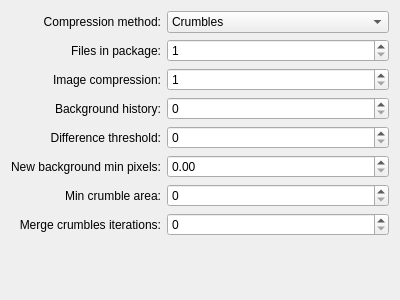
<?xml version="1.0" encoding="UTF-8"?>
<ui version="4.0">
 <class>CompressionConfig</class>
 <widget class="IConfigItem" name="CompressionConfig">
  <property name="geometry">
   <rect>
    <x>0</x>
    <y>0</y>
    <width>400</width>
    <height>300</height>
   </rect>
  </property>
  <property name="windowTitle">
   <string>Compression</string>
  </property>
  <layout class="QGridLayout" name="gridLayout">
   <item row="5" column="0">
    <widget class="QLabel" name="label_5">
     <property name="text">
      <string>New background min pixels:</string>
     </property>
     <property name="alignment">
      <set>Qt::AlignRight|Qt::AlignTrailing|Qt::AlignVCenter</set>
     </property>
    </widget>
   </item>
   <item row="4" column="1">
    <widget class="QSpinBox" name="m_DifferenceThreshold">
     <property name="sizePolicy">
      <sizepolicy hsizetype="MinimumExpanding" vsizetype="Fixed">
       <horstretch>0</horstretch>
       <verstretch>0</verstretch>
      </sizepolicy>
     </property>
     <property name="maximum">
      <number>255</number>
     </property>
    </widget>
   </item>
   <item row="3" column="0">
    <widget class="QLabel" name="label_3">
     <property name="text">
      <string>Background history:</string>
     </property>
     <property name="alignment">
      <set>Qt::AlignRight|Qt::AlignTrailing|Qt::AlignVCenter</set>
     </property>
    </widget>
   </item>
   <item row="2" column="0">
    <widget class="QLabel" name="label_2">
     <property name="text">
      <string>Image compression:</string>
     </property>
     <property name="alignment">
      <set>Qt::AlignRight|Qt::AlignTrailing|Qt::AlignVCenter</set>
     </property>
    </widget>
   </item>
   <item row="1" column="0">
    <widget class="QLabel" name="label">
     <property name="text">
      <string>Files in package:</string>
     </property>
     <property name="alignment">
      <set>Qt::AlignRight|Qt::AlignTrailing|Qt::AlignVCenter</set>
     </property>
    </widget>
   </item>
   <item row="3" column="1">
    <widget class="QSpinBox" name="m_BackgroundHistory">
     <property name="sizePolicy">
      <sizepolicy hsizetype="MinimumExpanding" vsizetype="Fixed">
       <horstretch>0</horstretch>
       <verstretch>0</verstretch>
      </sizepolicy>
     </property>
     <property name="maximum">
      <number>1000</number>
     </property>
    </widget>
   </item>
   <item row="8" column="0" colspan="2">
    <spacer name="verticalSpacer">
     <property name="orientation">
      <enum>Qt::Vertical</enum>
     </property>
     <property name="sizeHint" stdset="0">
      <size>
       <width>20</width>
       <height>40</height>
      </size>
     </property>
    </spacer>
   </item>
   <item row="6" column="0">
    <widget class="QLabel" name="label_6">
     <property name="text">
      <string>Min crumble area:</string>
     </property>
     <property name="alignment">
      <set>Qt::AlignRight|Qt::AlignTrailing|Qt::AlignVCenter</set>
     </property>
    </widget>
   </item>
   <item row="6" column="1">
    <widget class="QSpinBox" name="m_MinCrumbleArea">
     <property name="sizePolicy">
      <sizepolicy hsizetype="MinimumExpanding" vsizetype="Fixed">
       <horstretch>0</horstretch>
       <verstretch>0</verstretch>
      </sizepolicy>
     </property>
     <property name="maximum">
      <number>10000</number>
     </property>
    </widget>
   </item>
   <item row="4" column="0">
    <widget class="QLabel" name="label_4">
     <property name="text">
      <string>Difference threshold:</string>
     </property>
     <property name="alignment">
      <set>Qt::AlignRight|Qt::AlignTrailing|Qt::AlignVCenter</set>
     </property>
    </widget>
   </item>
   <item row="2" column="1">
    <widget class="QSpinBox" name="m_ImageCompression">
     <property name="sizePolicy">
      <sizepolicy hsizetype="MinimumExpanding" vsizetype="Fixed">
       <horstretch>0</horstretch>
       <verstretch>0</verstretch>
      </sizepolicy>
     </property>
     <property name="minimum">
      <number>1</number>
     </property>
    </widget>
   </item>
   <item row="7" column="0">
    <widget class="QLabel" name="label_7">
     <property name="text">
      <string>Merge crumbles iterations:</string>
     </property>
     <property name="alignment">
      <set>Qt::AlignRight|Qt::AlignTrailing|Qt::AlignVCenter</set>
     </property>
    </widget>
   </item>
   <item row="1" column="1">
    <widget class="QSpinBox" name="m_FilesInPackage">
     <property name="sizePolicy">
      <sizepolicy hsizetype="MinimumExpanding" vsizetype="Fixed">
       <horstretch>0</horstretch>
       <verstretch>0</verstretch>
      </sizepolicy>
     </property>
     <property name="minimum">
      <number>1</number>
     </property>
     <property name="maximum">
      <number>100</number>
     </property>
    </widget>
   </item>
   <item row="7" column="1">
    <widget class="QSpinBox" name="m_MergeCrumblesIterations">
     <property name="sizePolicy">
      <sizepolicy hsizetype="MinimumExpanding" vsizetype="Fixed">
       <horstretch>0</horstretch>
       <verstretch>0</verstretch>
      </sizepolicy>
     </property>
     <property name="maximum">
      <number>10</number>
     </property>
    </widget>
   </item>
   <item row="5" column="1">
    <widget class="QDoubleSpinBox" name="m_NewBackgroundMinPixels">
     <property name="sizePolicy">
      <sizepolicy hsizetype="MinimumExpanding" vsizetype="Fixed">
       <horstretch>0</horstretch>
       <verstretch>0</verstretch>
      </sizepolicy>
     </property>
     <property name="maximum">
      <double>1.000000000000000</double>
     </property>
     <property name="singleStep">
      <double>0.010000000000000</double>
     </property>
    </widget>
   </item>
   <item row="0" column="0">
    <widget class="QLabel" name="label_8">
     <property name="text">
      <string>Compression method:</string>
     </property>
     <property name="alignment">
      <set>Qt::AlignRight|Qt::AlignTrailing|Qt::AlignVCenter</set>
     </property>
    </widget>
   </item>
   <item row="0" column="1">
    <widget class="QComboBox" name="m_CompressionMethod">
     <item>
      <property name="text">
       <string>Crumbles</string>
      </property>
     </item>
     <item>
      <property name="text">
       <string>GPU</string>
      </property>
     </item>
    </widget>
   </item>
  </layout>
 </widget>
 <layoutdefault spacing="6" margin="11"/>
 <customwidgets>
  <customwidget>
   <class>IConfigItem</class>
   <extends>QWidget</extends>
   <header>IConfigItem.h</header>
   <container>1</container>
  </customwidget>
 </customwidgets>
 <tabstops>
  <tabstop>m_CompressionMethod</tabstop>
  <tabstop>m_FilesInPackage</tabstop>
  <tabstop>m_ImageCompression</tabstop>
  <tabstop>m_BackgroundHistory</tabstop>
  <tabstop>m_DifferenceThreshold</tabstop>
  <tabstop>m_NewBackgroundMinPixels</tabstop>
  <tabstop>m_MinCrumbleArea</tabstop>
  <tabstop>m_MergeCrumblesIterations</tabstop>
 </tabstops>
 <resources/>
 <connections>
  <connection>
   <sender>m_FilesInPackage</sender>
   <signal>valueChanged(int)</signal>
   <receiver>CompressionConfig</receiver>
   <slot>setFilesInPackage(int)</slot>
   <hints>
    <hint type="sourcelabel">
     <x>267</x>
     <y>18</y>
    </hint>
    <hint type="destinationlabel">
     <x>199</x>
     <y>149</y>
    </hint>
   </hints>
  </connection>
  <connection>
   <sender>m_ImageCompression</sender>
   <signal>valueChanged(int)</signal>
   <receiver>CompressionConfig</receiver>
   <slot>setImageCompression(int)</slot>
   <hints>
    <hint type="sourcelabel">
     <x>267</x>
     <y>44</y>
    </hint>
    <hint type="destinationlabel">
     <x>199</x>
     <y>149</y>
    </hint>
   </hints>
  </connection>
  <connection>
   <sender>m_BackgroundHistory</sender>
   <signal>valueChanged(int)</signal>
   <receiver>CompressionConfig</receiver>
   <slot>setBackgroundHistory(int)</slot>
   <hints>
    <hint type="sourcelabel">
     <x>267</x>
     <y>70</y>
    </hint>
    <hint type="destinationlabel">
     <x>199</x>
     <y>149</y>
    </hint>
   </hints>
  </connection>
  <connection>
   <sender>m_DifferenceThreshold</sender>
   <signal>valueChanged(int)</signal>
   <receiver>CompressionConfig</receiver>
   <slot>setDifferenceThreshold(int)</slot>
   <hints>
    <hint type="sourcelabel">
     <x>267</x>
     <y>96</y>
    </hint>
    <hint type="destinationlabel">
     <x>199</x>
     <y>149</y>
    </hint>
   </hints>
  </connection>
  <connection>
   <sender>m_NewBackgroundMinPixels</sender>
   <signal>valueChanged(double)</signal>
   <receiver>CompressionConfig</receiver>
   <slot>setNewBackgroundMinPixels(double)</slot>
   <hints>
    <hint type="sourcelabel">
     <x>267</x>
     <y>122</y>
    </hint>
    <hint type="destinationlabel">
     <x>199</x>
     <y>149</y>
    </hint>
   </hints>
  </connection>
  <connection>
   <sender>m_MinCrumbleArea</sender>
   <signal>valueChanged(int)</signal>
   <receiver>CompressionConfig</receiver>
   <slot>setMinCrumbleArea(int)</slot>
   <hints>
    <hint type="sourcelabel">
     <x>267</x>
     <y>148</y>
    </hint>
    <hint type="destinationlabel">
     <x>199</x>
     <y>149</y>
    </hint>
   </hints>
  </connection>
  <connection>
   <sender>m_MergeCrumblesIterations</sender>
   <signal>valueChanged(int)</signal>
   <receiver>CompressionConfig</receiver>
   <slot>setMergeCrumblesIterations(int)</slot>
   <hints>
    <hint type="sourcelabel">
     <x>267</x>
     <y>174</y>
    </hint>
    <hint type="destinationlabel">
     <x>199</x>
     <y>149</y>
    </hint>
   </hints>
  </connection>
  <connection>
   <sender>m_CompressionMethod</sender>
   <signal>currentIndexChanged(int)</signal>
   <receiver>CompressionConfig</receiver>
   <slot>setCompressionMethod(int)</slot>
   <hints>
    <hint type="sourcelabel">
     <x>269</x>
     <y>18</y>
    </hint>
    <hint type="destinationlabel">
     <x>199</x>
     <y>149</y>
    </hint>
   </hints>
  </connection>
 </connections>
 <slots>
  <slot>setFilesInPackage(int)</slot>
  <slot>setImageCompression(int)</slot>
  <slot>setBackgroundHistory(int)</slot>
  <slot>setDifferenceThreshold(int)</slot>
  <slot>setNewBackgroundMinPixels(double)</slot>
  <slot>setMinCrumbleArea(int)</slot>
  <slot>setMergeCrumblesIterations(int)</slot>
  <slot>setCompressionMethod(int)</slot>
 </slots>
</ui>
